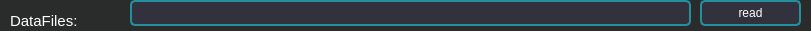
  <widget class="QWidget" name="widget_10" native="true">
   <property name="geometry">
    <rect>
     <x>0</x>
     <y>180</y>
     <width>811</width>
     <height>31</height>
    </rect>
   </property>
   <property name="styleSheet">
    <string notr="true">outline: none;
color: rgb(255, 255, 255);
background-color: rgb(42, 43, 43);</string>
   </property>
   <widget class="QLabel" name="imagePathlabel_3">
    <property name="geometry">
     <rect>
      <x>10</x>
      <y>10</y>
      <width>71</width>
      <height>21</height>
     </rect>
    </property>
    <property name="styleSheet">
     <string notr="true">color:white; font-size:15px</string>
    </property>
    <property name="text">
     <string>DataFiles:</string>
    </property>
   </widget>
   <widget class="QLineEdit" name="camerafilepath">
    <property name="geometry">
     <rect>
      <x>130</x>
      <y>0</y>
      <width>561</width>
      <height>26</height>
     </rect>
    </property>
    <property name="styleSheet">
     <string notr="true">color:white; font-size:15px;
min-width: 60px; min-height: 22px;
text-align: center;
border: 2px solid gray;
color: rgb(255, 255, 255);
border-radius:5px;
border-color: rgb(35, 143, 159);
background-color: rgb(50, 50, 63);</string>
    </property>
   </widget>
   <widget class="QPushButton" name="readDataset">
    <property name="geometry">
     <rect>
      <x>700</x>
      <y>0</y>
      <width>101</width>
      <height>26</height>
     </rect>
    </property>
    <property name="styleSheet">
     <string notr="true">QPushButton{
min-width: 60px; min-height: 22px;
text-align: center;
border: 2px solid gray;
color: rgb(255, 255, 255);
border-radius:5px;
border-color: rgb(35, 143, 159);
background-color: rgb(50, 50, 63);
}
QPushButton:hover{
color: rgb(255, 255, 255);
border: 2px solid gray;
border-radius:4px;
border-color: rgb(35, 143, 159);
background-color: rgb(70, 70, 83);
}
QPushButton:pressed{
border-radius:5px;border:4px solid gray;
background-color: rgb(90, 90, 103);
border-color: rgb(35, 143, 159);
color: rgb(255, 255, 255);
}
QPushButton:disabled{
border-radius:5px;
border:2px solid gray;
background-color: rgb(20, 30, 13);
border-color: rgb(15, 103, 109);
color: rgb(205, 205, 205);
border-style: outset;
padding: 1px;
}</string>
    </property>
    <property name="text">
     <string>read</string>
    </property>
   </widget>
  </widget>
